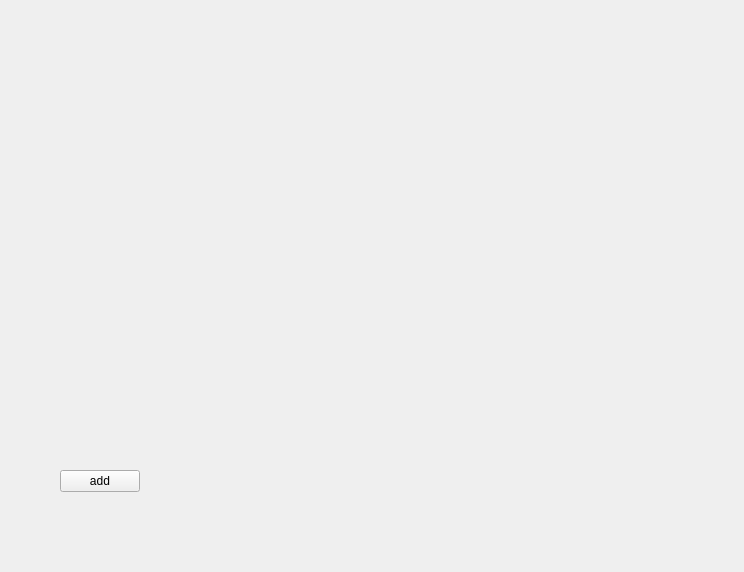
<?xml version="1.0" encoding="UTF-8"?>
<ui version="4.0">
 <class>Widget</class>
 <widget class="QWidget" name="Widget">
  <property name="geometry">
   <rect>
    <x>0</x>
    <y>0</y>
    <width>744</width>
    <height>572</height>
   </rect>
  </property>
  <property name="windowTitle">
   <string>Form</string>
  </property>
  <widget class="QPushButton" name="accepter">
   <property name="geometry">
    <rect>
     <x>60</x>
     <y>470</y>
     <width>80</width>
     <height>22</height>
    </rect>
   </property>
   <property name="text">
    <string>add</string>
   </property>
  </widget>
 </widget>
 <resources/>
 <connections/>
</ui>
